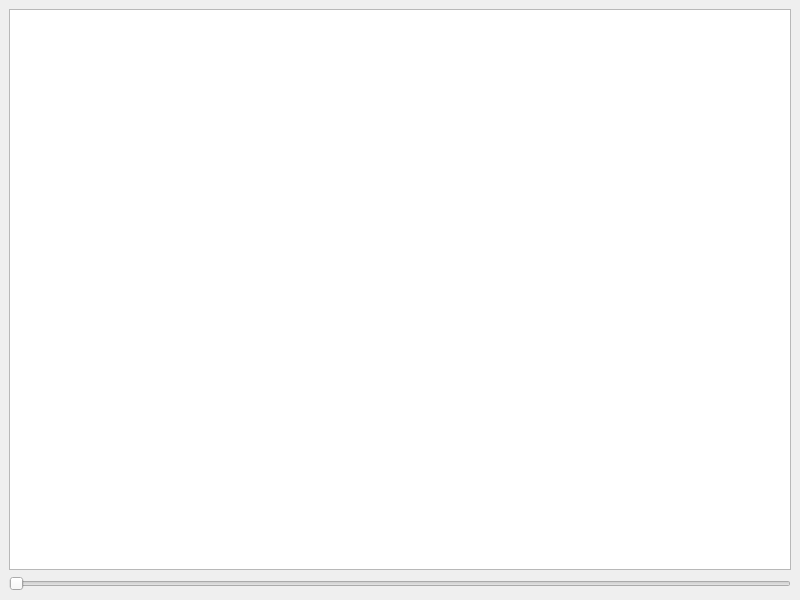
<?xml version="1.0" encoding="UTF-8"?>
<ui version="4.0">
 <class>MainWindow</class>
 <widget class="QMainWindow" name="MainWindow">
  <property name="geometry">
   <rect>
    <x>0</x>
    <y>0</y>
    <width>800</width>
    <height>600</height>
   </rect>
  </property>
  <property name="windowTitle">
   <string>MainWindow</string>
  </property>
  <property name="styleSheet">
   <string notr="true"/>
  </property>
  <widget class="QWidget" name="centralwidget">
   <layout class="QGridLayout" name="gridLayout">
    <item row="0" column="0">
     <widget class="ImageView" name="imagewin"/>
    </item>
    <item row="1" column="0">
     <widget class="QSlider" name="slider">
      <property name="styleSheet">
       <string notr="true"/>
      </property>
      <property name="maximum">
       <number>10</number>
      </property>
      <property name="pageStep">
       <number>1</number>
      </property>
      <property name="orientation">
       <enum>Qt::Horizontal</enum>
      </property>
     </widget>
    </item>
   </layout>
  </widget>
 </widget>
 <customwidgets>
  <customwidget>
   <class>ImageView</class>
   <extends>QGraphicsView</extends>
   <header>pyqtgraph</header>
  </customwidget>
 </customwidgets>
 <resources/>
 <connections/>
</ui>
